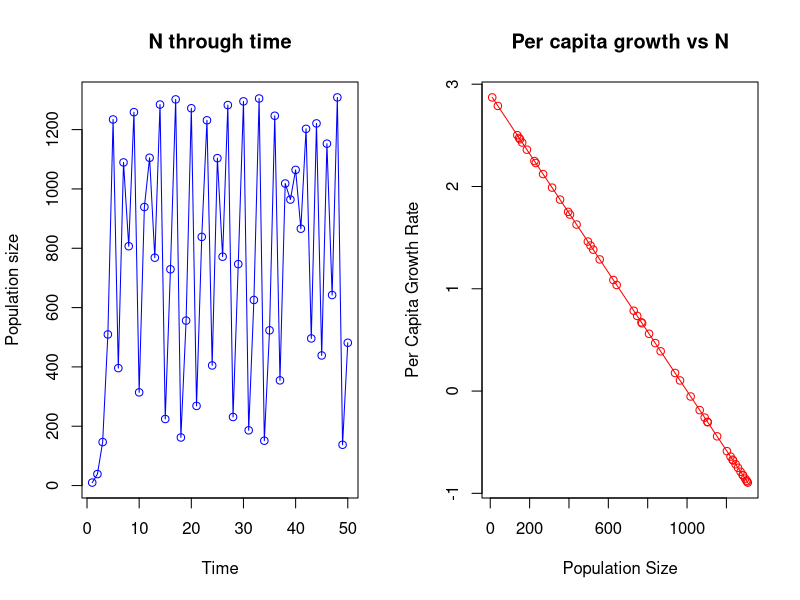

Here is the R script that generated this plot:
## ---- chunk 1
# Parameters
r_m <- 2.9  # intrinsic growth rate
K <- 1000   # carrying capacity
N0 <- 10    # initial population size
timesteps <- 50  # number of time steps

# Initialise population vector
population <- numeric(timesteps)
population[1] <- N0

# Initialise per capita growth rate vector
# Length of one less than population, as it's based on changes
per_capita_growth <- numeric(timesteps - 1)  

# Loop to calculate population at each time step
for (t in 2:timesteps) {
  # Logistic growth model equation
  population[t] <- population[t-1] + 
    (r_m * population[t-1]) * (1 - (population[t-1] / K))
  
  # Ensure population doesn't go negative
  if (population[t] < 0) {
    population[t] <- 0
  }
  
  # Calculate per capita growth rate for the previous time step
  # (undefined if the previous population was zero)
  if (population[t-1] > 0) {
    per_capita_growth[t-1] <- (population[t] -
                                 population[t-1]) / population[t-1]
  } else {
    per_capita_growth[t-1] <- NA
  }
}

par(mfrow=c(1,2))
# Plot 1: Population size through time
plot(1:timesteps, population, type = "o", col = "blue", 
     xlab = "Time", ylab = "Population size",
     main = "N through time")

# Plot 2: Per capita growth rate vs population size
plot(population[1:(timesteps-1)], per_capita_growth, 
     type = "o", col = "red", 
     xlab = "Population Size", 
     ylab = "Per Capita Growth Rate",
     main = "Per capita growth vs N")
